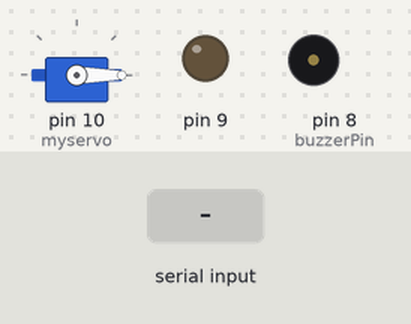
Recording of a sketch running on a simulated Arduino Uno, built with avr-gcc and run on an emulated ATmega328P. On the bench: servo, output pins drawn as LEDs (lit = HIGH), buzzer (waves = sounding). Inputs (shaded band) come from the test bench. Pins used as bus, display or sensor lines are not drawn; what the sketch prints to the serial monitor is not drawn.

Above: at 1.2 s.
1.3 s: "yes_s" received over Serial
At 2.17 s:
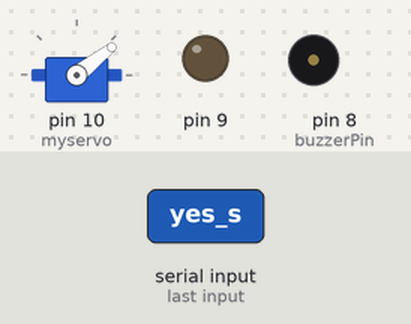
4.3 s: "yes_l" received over Serial
At 6.3 s:
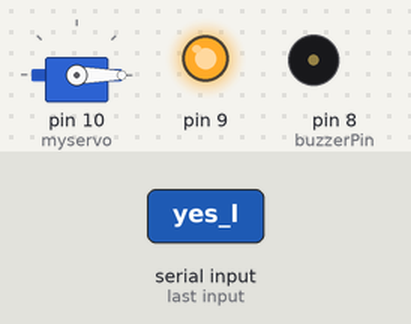
6.6 s: "yes_c" received over Serial
At 13.0 s:
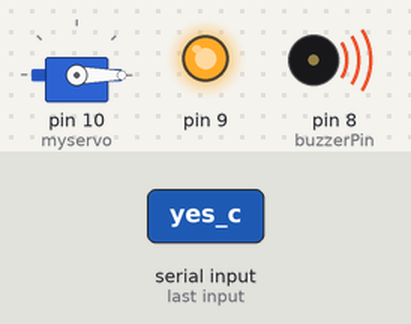
Timing chart, 0 to 15.6 s (numbered marks = the images above; inputs shaded):
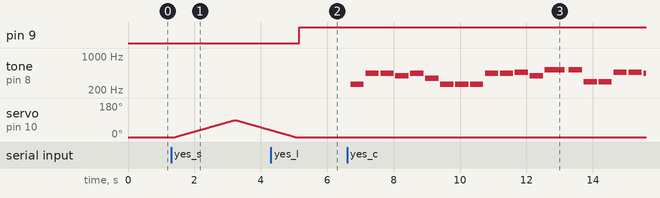

The sketch:

nanny.ino
```cpp
String message;
int buzzerPin = 8;
#include <Servo.h>
Servo myservo;
int j;

void setup() {
  Serial.begin(9600);
  Serial.setTimeout(100);
  Serial.println("READY: Servo controller started");
  pinMode(9, OUTPUT);
  pinMode(10, OUTPUT);
  pinMode(buzzerPin, OUTPUT);
  myservo.attach(10);
  myservo.write(0);
}

void loop() {
  if (Serial.available() > 0)
  {
    message = Serial.readString();
  }
  if (message == "yes_l") {
    digitalWrite(9, HIGH);

  }
  if (message == "no_l") {
    digitalWrite(9, LOW);
  }
  if (message == "yes_s") {
    digitalWrite(10, HIGH);
    for (int i = 0; i <= 90; i++) {
      myservo.write(i);
      j=i;
      delay(20);

    }
    for (j; j>=0; j--){
      myservo.write(j);
      delay(20);
    }
  }
  if (message == "no_s") {
    digitalWrite(10, LOW);
  }
  if (message == "yes_c") {
    playNote(262, 400);
    playNote(440, 400);
    playNote(440, 400);
    playNote(392, 400);
    playNote(440, 400);
    playNote(349, 400);
    playNote(262, 400);
    playNote(262, 400);
    playNote(262, 400);
    playNote(440, 400);
    playNote(440, 400);
    playNote(466, 400);
    playNote(392, 400);
    playNote(523, 600);
    playNote(0, 20);
    playNote(523, 400);
    playNote(294, 400);
    playNote(294, 400);
    playNote(466, 400);
    playNote(466, 400);
    playNote(440, 400);
    playNote(392, 400);
    playNote(349, 400);
    playNote(262, 400);
    playNote(440, 400);
    playNote(440, 400);
    playNote(392, 400);
    playNote(440, 400);
    playNote(349, 600);

    delay(2000);
  }
  if (message == "no_c") {
      noTone(buzzerPin);
  }
}

void playNote(int frequency, int duration) {
  tone(buzzerPin, frequency);
  delay(duration);
  noTone(buzzerPin);
  delay(50);
}
```

Measured:
- after the input at 1.3 s, servo on pin 10 (myservo): rises from 0° to 90° in 1.8 s, then falls to 37° in 1.1 s
- after the input at 4.3 s, pin 9: LOW → HIGH after 0.86 s; servo on pin 10 (myservo): goes on until 5.0 s, then stays 0°
- after the input at 6.6 s, tone on pin 8 (buzzerPin): plays 262 Hz for 0.40 s, 440 Hz for 0.40 s, 440 Hz for 0.40 s, 392 Hz for 0.40 s, 440 Hz for 0.40 s, 349 Hz for 0.40 s … (20 notes in this stretch), starting after 0.10 s
